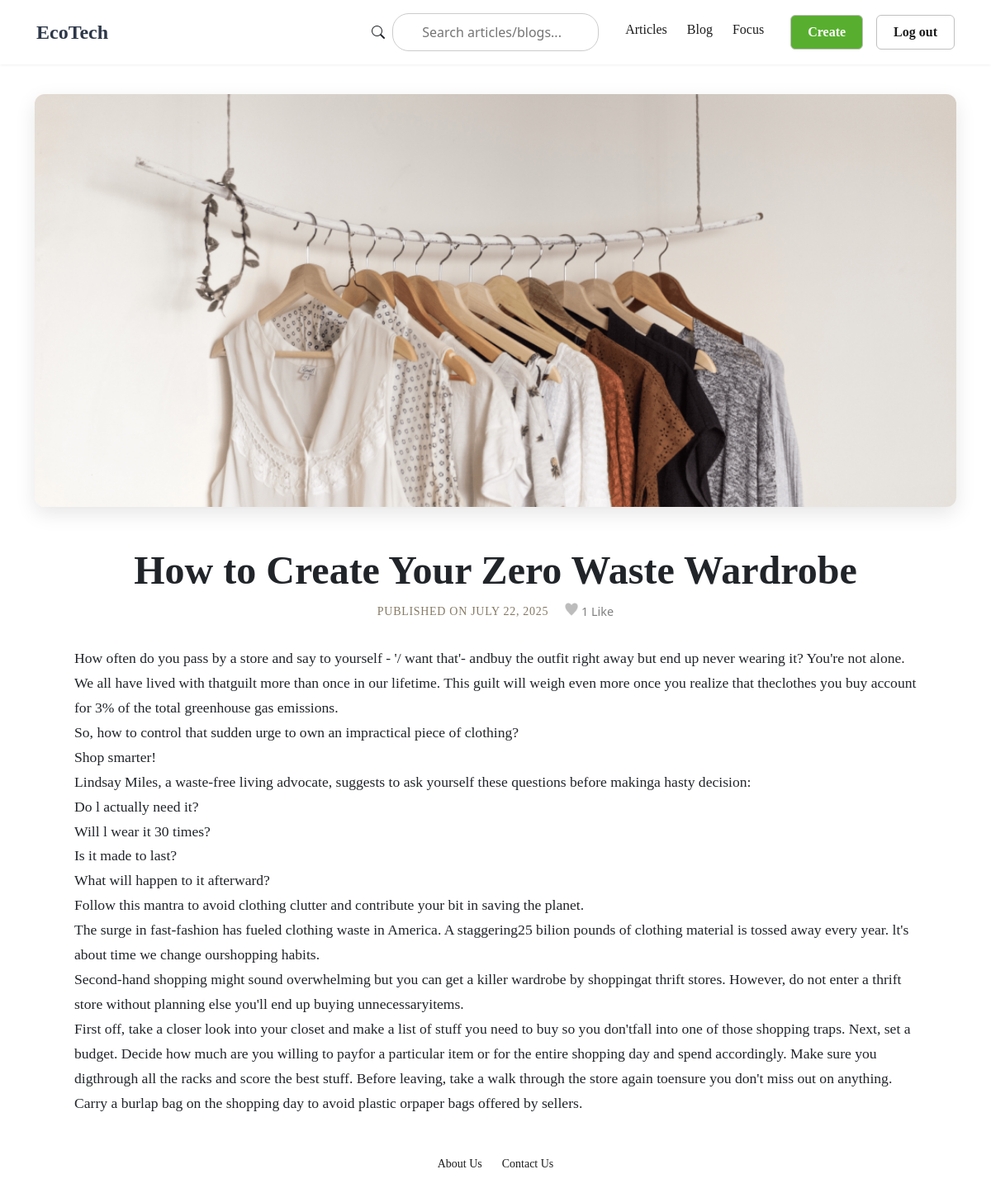
Screenshot of /14/ (signed in) with the database file from the repository.
### post_app/models.py (models this page shows, shortened)
class PostRaw(models.Model):
    author = models.ForeignKey(User, on_delete=models.CASCADE)
    created_at = models.DateTimeField(auto_now_add=True)
    likes_int = models.IntegerField(default=0)
    liked_by = models.ManyToManyField(User, related_name = 'liked_posts', blank = True)
    content = models.TextField()
    title = models.TextField(max_length=60, blank=False, null=False)
    image = models.ImageField(upload_to='post_images/', blank=True, null=False)
    POST_TYPE_CHOICES = [
        (1, 'admin'),
        (2, 'user')
    ]
    post_type = models.IntegerField(choices=POST_TYPE_CHOICES, default=2)
    class Meta:
        app_label = 'post_app'
        db_table = 'post_app_raw'
        verbose_name = 'Post Data Management'

### post_app/views.py (the view)
# urls.py: path('<int:post_id>/', views.post_detail, name='post_detail'),
@login_required()
def post_detail(request, post_id):
    post = get_object_or_404(PostRaw, id=post_id)
    recently_viewed_posts = request.session.get('recently_viewed_posts', [])
    if post_id not in recently_viewed_posts:
        recently_viewed_posts.insert(0, post_id)
    if len(recently_viewed_posts) > 10:
        recently_viewed_posts = recently_viewed_posts[:10] # take most recent posts
    request.session['recently_viewed_posts'] = recently_viewed_posts
    return render(request, 'post_detail.html', {'post': post})

### templates/post_detail.html (shortened to what this page needs)
{% extends "base_generic.html" %}
{% block content %}
  <article class="post-detail-container">
    {% if post.image %}
      <div class="post-hero-image">
        <img src="{{ post.image.url }}" alt="{{ post.title }}">
      </div>
    {% endif %}
    <header class="post-header">
      <h1>{{ post.title }}</h1>
        <div class="post-meta-likes" style="display: flex; justify-content: center; align-items: center; margin-top: 10px; gap: 20px">
          <p class="post-meta" style="margin: 0px;">Published on {{ post.created_at|date:"F d, Y" }}</p>
          <div class="grey-heart-icon" >  {{ post.liked_by.count }} Like{{ post.liked_by.count|pluralize }}
          </div>
        </div>
    </header>
    <div class="post-body">
      {{ post.content|linebreaksbr }}
    </div>
  </article>
{% endblock %}

### static/css/styles.css (style rules this page uses)
h1 { font-family: "Times New Roman", Times, serif; }
p { font-family: "Times New Roman", Times, serif; }
.post-meta { font-size: 0.875rem; color: #6b7280; margin: 0 0 0.75rem 0; }
.post-hero-image { width: 100%; height: 500px; margin-bottom: 3rem; border-radius: 12px; overflow: hidden; box-shadow: 0 8px 25px rgba(0, 0, 0, 0.1); }
.post-hero-image img { width: 100%; height: 100%; object-fit: cover; object-position: center; display: block; }
.post-header { text-align: center; margin: 0 auto 2rem auto; }
.post-body { max-width: 1020px; margin: 0 auto; font-family: "Times New Roman", Times, serif; font-size: 1.1rem; line-height: 1.7; }
.post-header h1 { font-family: "Times New Roman", Times, serif;; font-size: 3rem; font-weight: 700; line-height: 1.2; margin-bottom: 0.5rem; }
.post-header .post-meta { color: #857A65; font-size: 0.875rem; font-weight: 500; text-transform: uppercase; letter-spacing: 0.05em; margin: 0 0 0.75rem 0; }
.post-meta-likes { display: flex; justify-content: space-between; align-items: center; font-size: 0.9rem; }
.grey-heart-icon { display: inline-flex; align-items: center; font-size: 0.9rem; color: grey; background-image: url('../images/grey_heart.png'); background-repeat: no-repeat; background-size: 16px 16px; padding-left: 20px; }
.post-meta { display: flex; align-items: center; gap: 8px; flex-wrap: wrap; }

### rows the page displays
PostRaw: image (picture), title "How to Create Your Zero Waste Wardrobe", created_at "JULY 22, 2025", liked_by.count "1", content "How often do you pass by a store and say to yourself - '/ want that'- andbuy the outfit right away but end up never wearing it? You're not alone. We all have lived with thatguilt more than once in our lifetime. This guilt will weigh even more once you realize that theclothes you buy account for 3% of the total greenhouse gas emissions. So, how to control that sudden urge to own an impractical piece of clothing? Shop smarter! Lindsay Miles, a waste-free living advocate, suggests to ask yourself these questions before makinga hasty decision: Do l actually need it? Will l wear it 30 times? Is it made to last? What will happen to it afterward? Follow this mantra to avoid clothing clutter and…"
